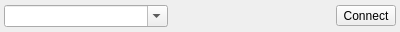
<?xml version="1.0" encoding="UTF-8"?>
<ui version="4.0">
 <class>SerialSourceProviderUI</class>
 <widget class="QWidget" name="SerialSourceProviderUI">
  <property name="geometry">
   <rect>
    <x>0</x>
    <y>0</y>
    <width>400</width>
    <height>32</height>
   </rect>
  </property>
  <property name="windowTitle">
   <string>Form</string>
  </property>
  <layout class="QHBoxLayout" name="horizontalLayout">
   <property name="spacing">
    <number>4</number>
   </property>
   <property name="margin">
    <number>4</number>
   </property>
   <item>
    <widget class="QComboBox" name="editSrcAddress">
     <property name="sizePolicy">
      <sizepolicy hsizetype="Expanding" vsizetype="Fixed">
       <horstretch>0</horstretch>
       <verstretch>0</verstretch>
      </sizepolicy>
     </property>
     <property name="editable">
      <bool>true</bool>
     </property>
    </widget>
   </item>
   <item>
    <spacer name="horizontalSpacer">
     <property name="orientation">
      <enum>Qt::Horizontal</enum>
     </property>
     <property name="sizeHint" stdset="0">
      <size>
       <width>40</width>
       <height>20</height>
      </size>
     </property>
    </spacer>
   </item>
   <item>
    <widget class="QToolButton" name="btnSrcConn">
     <property name="text">
      <string>Connect</string>
     </property>
     <property name="toolButtonStyle">
      <enum>Qt::ToolButtonTextBesideIcon</enum>
     </property>
    </widget>
   </item>
  </layout>
 </widget>
 <resources/>
 <connections/>
</ui>
